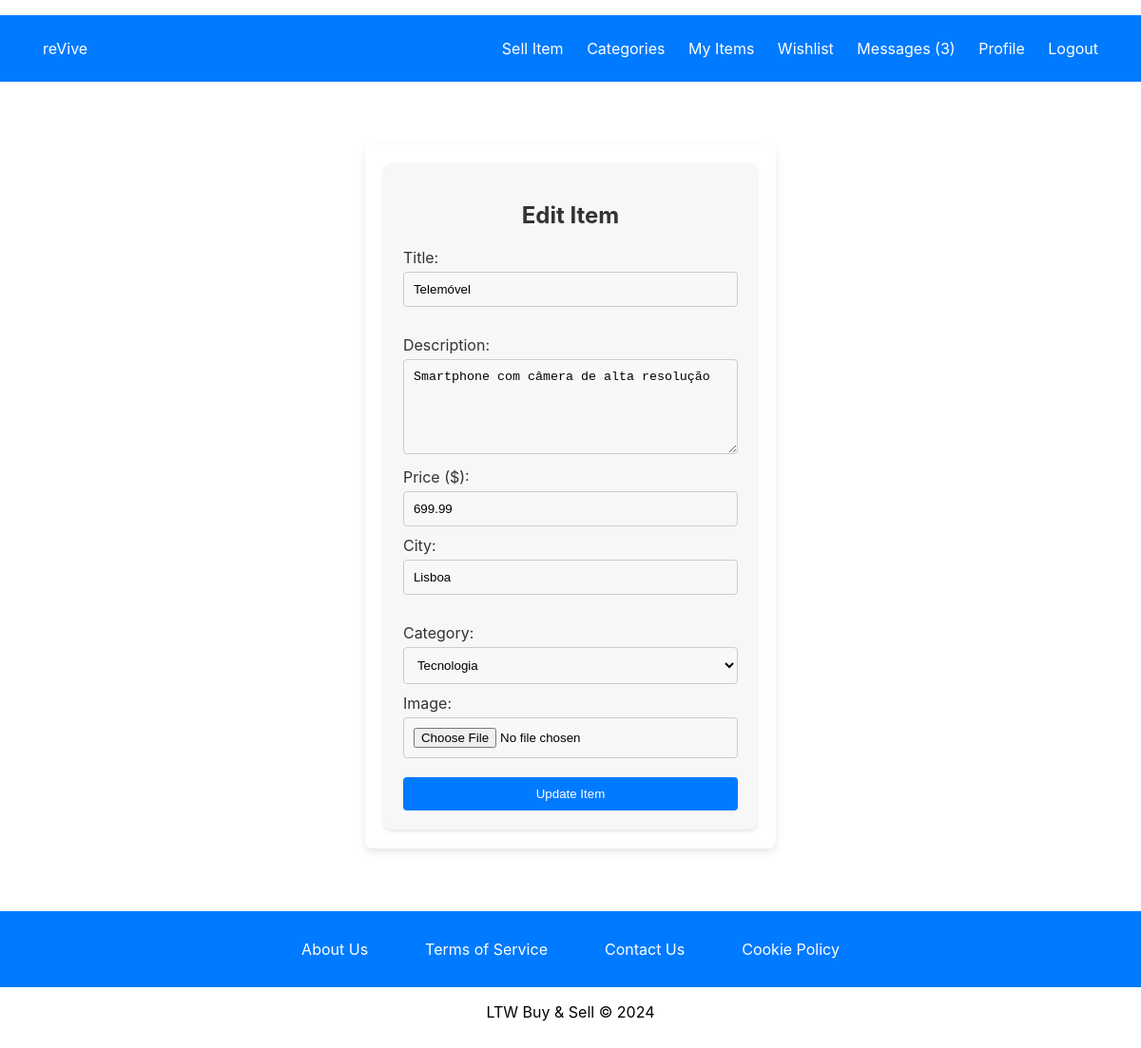
The page /pages/edit_item.php?item_id=2 (signed in) on the database as committed earlier.
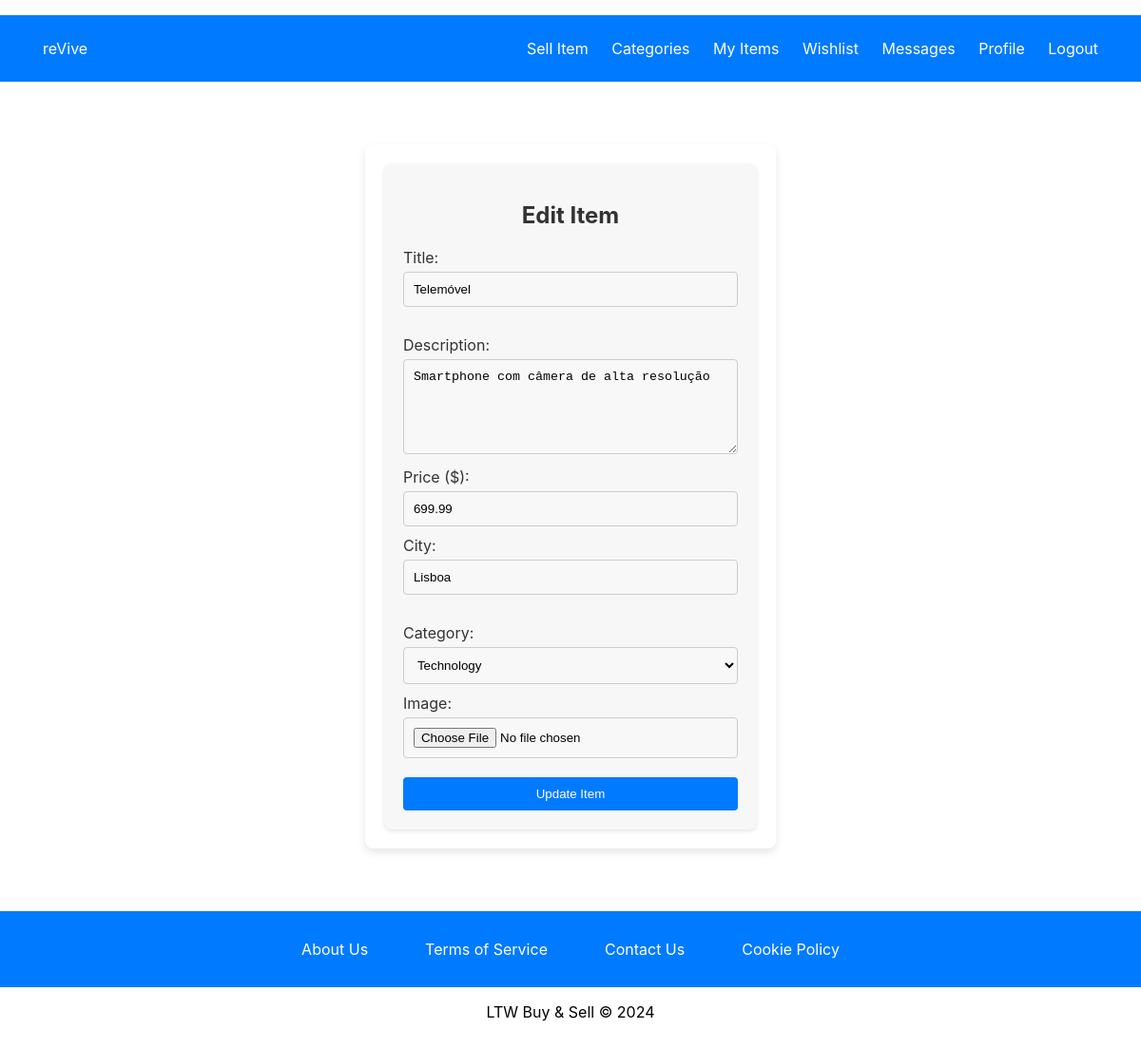
The same page on the database as committed later.
### tables this page shows
CREATE TABLE items (
    item_id INTEGER PRIMARY KEY AUTOINCREMENT,
    user_id INTEGER NOT NULL,
    category_id INTEGER NOT NULL,
    title TEXT NOT NULL,
    description TEXT NOT NULL,
    city TEXT NOT NULL,
    price REAL NOT NULL,
    image_path TEXT,
    FOREIGN KEY (user_id) REFERENCES users(user_id),
    FOREIGN KEY (category_id) REFERENCES categories(category_id)
);

CREATE TABLE categories (
    category_id INTEGER PRIMARY KEY AUTOINCREMENT,
    name TEXT NOT NULL UNIQUE
);

### utils/session.php (called while the page is built, shortened)
<?php
class Session {
    public function isLoggedIn() {
        return isset($_SESSION['user_id']);
    }
    public function getId() {
        return $_SESSION['user_id'] ?? null;
    }
    public function getUnreadMessageCount(PDO $db) {
        $userId = $this->getId();
        $stmt = $db->prepare('SELECT COUNT(*) FROM messages WHERE receiver_id = ? AND is_read = 0');
        $stmt->execute([$userId]);
        return $stmt->fetchColumn();
    }
}
?>

### database/connection.db.php (called while the page is built, shortened)
<?php
  function getDatabaseConnection() : PDO {
    $db = new PDO('sqlite:' . __DIR__ . '/../database/sql/ltw_project.db');
    $db->setAttribute(PDO::ATTR_DEFAULT_FETCH_MODE, PDO::FETCH_ASSOC);
    $db->setAttribute(PDO::ATTR_ERRMODE, PDO::ERRMODE_EXCEPTION);
    return $db;
  }
?>

### database/items.class.php (called while the page is built, shortened)
<?php
class Item {
    public function __construct(array $data = []) {
        $this->category_id = $data['category_id'] ?? 0;
        $this->title = $data['title'] ?? '';
        $this->description = $data['description'] ?? '';
        $this->city = $data['city'] ?? '';
        $this->price = isset($data['price']) ? (float)$data['price'] : 0.0;
    }
    static function getItemById(PDO $db, int $id): ?Item {
        $stmt = $db->prepare('SELECT * FROM Items WHERE item_id = ?');
        $stmt->execute([$id]);
        $item = $stmt->fetch(PDO::FETCH_ASSOC);
        return $item ? new Item($item) : null;
    }
}
?>

### database/categories.class.php (called while the page is built, shortened)
<?php
class Category {
    public static function getAllCategories(PDO $db): array {
        $stmt = $db->prepare("SELECT * FROM categories");
        $stmt->execute();
        return $stmt->fetchAll(PDO::FETCH_ASSOC);
    }
}
?>

### pages/edit_item.php (the view, shortened to what the changed rows need)
<?php
require_once(__DIR__ . '/../templates/common.php');
require_once(__DIR__ . '/../utils/session.php');
require_once(__DIR__ . '/../database/connection.db.php');
require_once(__DIR__ . '/../database/items.class.php');
require_once(__DIR__ . '/../database/categories.class.php');
$session = new Session();
$db = getDatabaseConnection();
$itemId = intval($_GET['item_id'] ?? 0);
$item = Item::getItemById($db, $itemId);
$categories = Category::getAllCategories($db);
drawHeader('Edit Item', true, true, $session);
?>
<link rel="stylesheet" type="text/css" href="../styles/add_item.css">
<div class="add_item_container">
    <form action="../actions/action_edit_item.php" method="post" enctype="multipart/form-data">
        <h2>Edit Item</h2>
        <label for="title">Title:</label>
        <input type="text" id="title" name="title" value="<?= htmlspecialchars($item->title) ?>" required>
        <label for="description">Description:</label>
        <textarea id="description" name="description" required><?= htmlspecialchars($item->description) ?></textarea>
        <label for="price">Price ($):</label>
        <input type="number" id="price" name="price" value="<?= htmlspecialchars($item->price) ?>" step="0.01" required>
        <label for="city">City:</label>
        <input type="text" id="city" name="city" value="<?= htmlspecialchars($item->city) ?>" required>
        <label for="category_id">Category:</label>
        <select id="category_id" name="category_id" required>
            <?php foreach ($categories as $category): ?>
                <option value="<?= $category['category_id'] ?>" <?= $category['category_id'] == $item->category_id ? 'selected' : '' ?>>
                    <?= htmlspecialchars($category['name']) ?>
                </option>
            <?php endforeach; ?>
        </select>
        <label for="image">Image:</label>
        <input type="file" id="image" name="image">
        <button type="submit">Update Item</button>
    </form>
</div>
<?php drawFooter(); ?>

### templates/common.php (shortened to what the changed rows need)
<?php
require_once(__DIR__ . '/../utils/session.php');
require_once(__DIR__ . '/../database/connection.db.php');
function drawHeader($title = 'reVive : Buy and Sell', $includeTopBar = false, $includeProfileIcon = false, Session $session = null) {
    ?>
    <!DOCTYPE html>
    <html lang="en">
    <head>
        <link rel="stylesheet" type="text/css" href="../styles/register.css">
        <link rel="stylesheet" type="text/css" href="../styles/mainPage.css">
        <link rel="stylesheet" type="text/css" href="../styles/login.css">
        <link rel="stylesheet" type="text/css" href="../styles/common.css">
    </head>
    <body>
        <header>
            <?php if ($includeTopBar): ?>
            <div class="top-bar">
                <div class="top-bar-right">
                    <?php if ($session && $session->isLoggedIn()): ?>
                        <a href="../pages/create_item.php" class="profile-icon">Sell Item</a>
                        <a href="../pages/categories.php">Categories</a>
                        <a href="../pages/my_items.php">My Items</a>
                        <a href="../pages/wishlist.php">Wishlist</a>
                        <?php $unreadCount = $session->getUnreadMessageCount(getDatabaseConnection()); ?>
                        <a href="../pages/conversations.php">Messages<?= $unreadCount > 0 ? " ($unreadCount)" : "" ?></a>
                        <?php if ($includeProfileIcon): ?>
                            <a href="../pages/profile.php" class="profile-icon">Profile</a>
                        <?php endif; ?>
                        <a href="../actions/action_logout.php">Logout</a>
                    <?php else: ?>
                        <a href="../pages/login.php">Login</a>
                        <a href="../pages/register.php">Create Account</a>
                    <?php endif; ?>
                </div>
            </div>
            <?php endif; ?>
        </header>
        <main>
    <?php
}
function drawFooter() {
    ?>
        </main>
    </body>
    </html>
    <?php
}
?>

Rows that differ between the two databases and show on the page:
changed through a linked row, items "Telemóvel": category_id "Tecnologia" → "Technology"
Other text that changed with them:
$unreadCount: "3" → (not shown)
